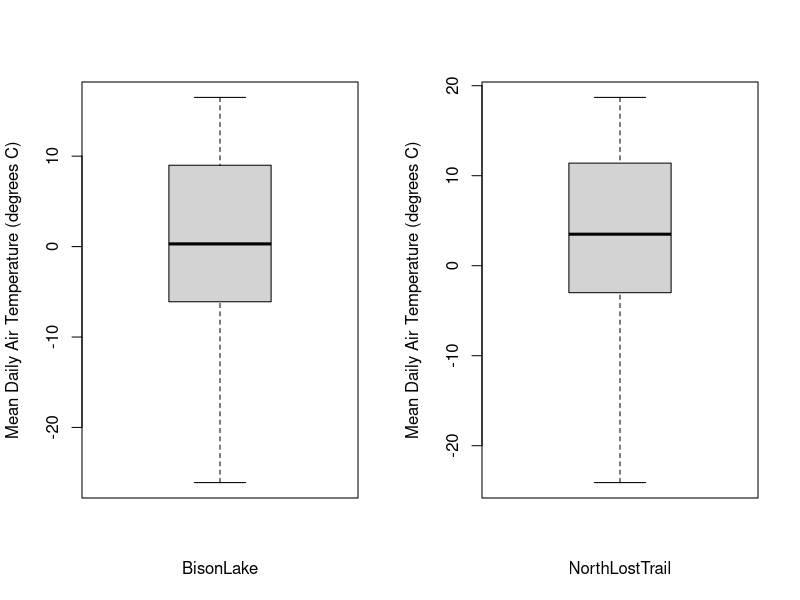
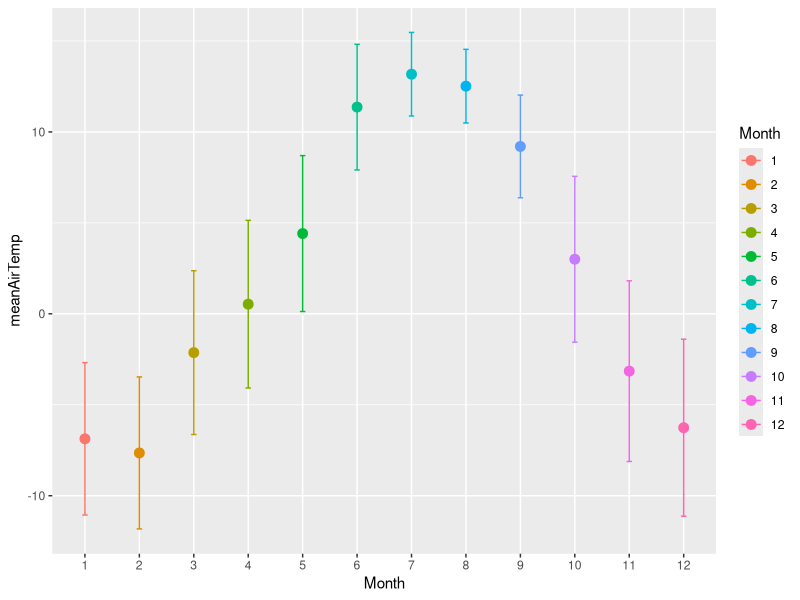

Write R code to recreate these figures, in order.
# Melanies presentation

#install.packages("plyr")
library(plyr)

climate <- read.csv(file="ClimateData.csv")
climate$Month <- as.factor(climate$Month)
climate$Year <- as.factor(climate$Year)
str(climate)
head(climate)

# Use 'ddply' to calculate the mean air temperature for each month
ddply(climate, # input data frame
      "Month", # variable to subset by
      function(x){ # function to run on each subset
        mean(x$AvgAirTemp)
      }
)

# Alter the function slightly so that the output is easier to work with
monthlyData <- ddply(climate,
                     "Month",
                     function(x){ 
                       MeanAirTemp <- mean(x$AvgAirTemp)
                       data.frame(MeanAirTemp=MeanAirTemp)
                     }
)

# Use 'ddply' to calculate the mean air temperature for each month-year combination
monthYearData <- ddply(climate,
                       c("Month","Year"),
                       function(x){ 
                         MeanAirTemp <- mean(x$AvgAirTemp)
                         data.frame(MeanAirTemp=MeanAirTemp)
                       }
)
print(monthYearData)
print(monthlyData)

# Use 'ddply' to calculate, for each month, means and standard deviations for daily air
# temperature and precipitation
monthlyData <- ddply(climate,
                     "Month",
                     function(x){ 
                       
                       meanAirTemp <- mean(x$AvgAirTemp)
                       sdAirTemp <- sd(x$AvgAirTemp)
                       meanPrecip <- mean(x$Precip)
                       sdPrecip <- sd(x$Precip)
                       
                       data.frame(meanAirTemp=meanAirTemp,sdAirTemp=sdAirTemp,
                                  meanPrecip=meanPrecip,sdPrecip=sdPrecip)
                     }
)
print(monthlyData)

# Calculate the mean air temperature for each month
monthlyData <- ddply(climate, # input data frame 
                     "Month", # variable to subset by
                     summarise, # "helper function" to run
                     MeanAirTemp = mean(AvgAirTemp)) # function to apply to each subset
print(monthlyData)

# Calculate the mean air temperature for each month-year combination
monthYearData <- ddply(climate, 
                       c("Month","Year"), 
                       summarise, 
                       MeanAirTemp = mean(AvgAirTemp))
print(monthYearData)

# Calculate, for each month, the mean and standard deviation for air temperature 
monthlyData <- ddply(climate, 
                     "Month", 
                     summarise, 
                     meanAirTemp=mean(AvgAirTemp), 
                     sdAirTemp=sd(AvgAirTemp))
print(monthlyData)

# Use 'transform' within 'ddply' to split your data into subsets, perform a calculation on
# each subset, and add the results to a copy of your input data frame as a new column
x <- ddply(climate, 
           "Month", 
           transform, 
           MonthlyMeanTemp = mean(AvgAirTemp))
head(x)

# 'Mutate' works similarly to 'transform', but allows you to do calculations within 'ddply'
# using columns you just created
x <- ddply(climate, 
           "Month", 
           mutate, 
           AvgMaxTemp = mean(MaxAirTemp),
           AvgMinTemp = mean(MinAirTemp),
           MonthlyMeanTempRange = AvgMaxTemp - AvgMinTemp)
head(x)

# Create boxplots of the mean daily air temperatures for each weather station
par(mfrow = c(1,2))
d_ply(climate, 
      "StationName", 
      summarise, 
      boxplot(AvgAirTemp, 
              xlab=unique(StationName), 
              ylab="Mean Daily Air Temperature (degrees C)"))

# Use a linear model to examine how precipitation changes with air temperature within 
# each month
precipTemp <- ddply(climate, 
                    "Month", 
                    function(x) {
                      model <- lm(Precip ~ AvgAirTemp, data=x)
                      setNames(coef(model), c("Intercept", "Slope"))
                    }
)
print(precipTemp)

# For each month, calculate and graph the mean and standard deviation for air temperature 

monthlyData <- ddply(climate, 
                     "Month", 
                     summarise, 
                     meanAirTemp=mean(AvgAirTemp), 
                     sdAirTemp=sd(AvgAirTemp))
print(monthlyData)

library(ggplot2)

p <- ggplot(monthlyData, aes(x=Month,y=meanAirTemp,colour=Month))
p <- p + geom_point(position=position_dodge(width=0.3), stat="identity", size = 3) 
p <- p + geom_errorbar(aes(ymin=meanAirTemp-sdAirTemp, ymax=meanAirTemp+sdAirTemp),
                       width=.1,position=position_dodge(.3))
print(p)
